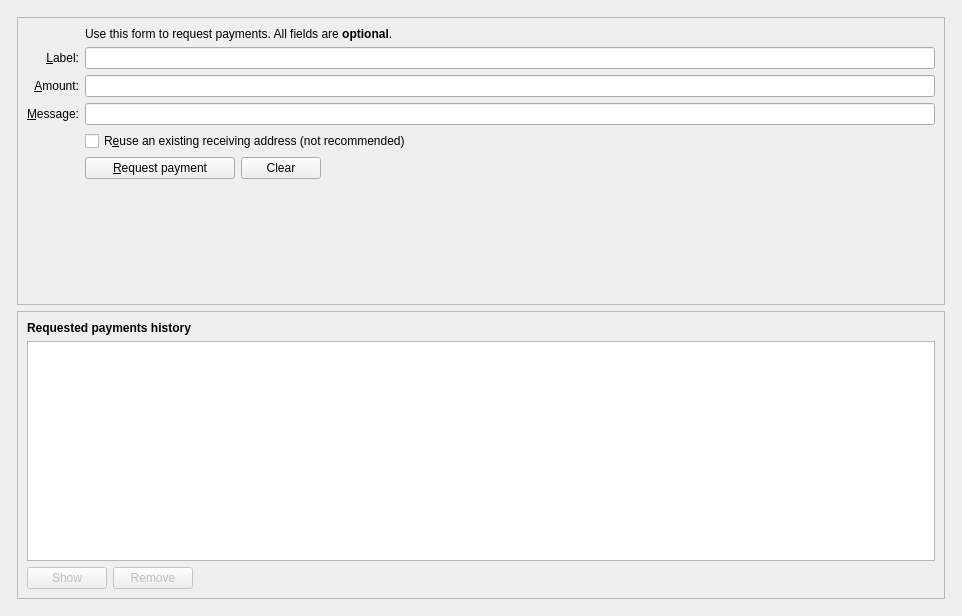
<?xml version="1.0" encoding="UTF-8"?>
<ui version="4.0">
 <class>ReceiveCoinsDialog</class>
 <widget class="QWidget" name="ReceiveCoinsDialog">
  <property name="geometry">
   <rect>
    <x>0</x>
    <y>0</y>
    <width>962</width>
    <height>616</height>
   </rect>
  </property>
  <layout class="QVBoxLayout" name="verticalLayout" stretch="0">
   <item>
    <layout class="QVBoxLayout" name="verticalLayout_Master" stretch="0,1">
     <property name="spacing">
      <number>0</number>
     </property>
     <item>
      <widget class="QFrame" name="frame_Header">
       <layout class="QVBoxLayout" name="verticalLayout_8">
        <property name="leftMargin">
         <number>0</number>
        </property>
        <property name="topMargin">
         <number>0</number>
        </property>
        <property name="rightMargin">
         <number>0</number>
        </property>
        <property name="bottomMargin">
         <number>0</number>
        </property>
        <item>
         <layout class="QHBoxLayout" name="horizontalLayout_Header" stretch=""/>
        </item>
       </layout>
      </widget>
     </item>
     <item>
      <widget class="QFrame" name="frame_BG">
       <layout class="QVBoxLayout" name="verticalLayout_5">
        <property name="leftMargin">
         <number>6</number>
        </property>
        <property name="topMargin">
         <number>6</number>
        </property>
        <property name="rightMargin">
         <number>6</number>
        </property>
        <property name="bottomMargin">
         <number>6</number>
        </property>
        <item>
         <widget class="QFrame" name="frame2">
          <property name="sizePolicy">
           <sizepolicy hsizetype="Preferred" vsizetype="Expanding">
            <horstretch>0</horstretch>
            <verstretch>0</verstretch>
           </sizepolicy>
          </property>
          <property name="frameShape">
           <enum>QFrame::StyledPanel</enum>
          </property>
          <property name="frameShadow">
           <enum>QFrame::Sunken</enum>
          </property>
          <layout class="QVBoxLayout" name="verticalLayout_3">
           <item>
            <layout class="QGridLayout" name="gridLayout">
             <item row="7" column="2">
              <widget class="QCheckBox" name="reuseAddress">
               <property name="toolTip">
                <string>Reuse one of the previously used receiving addresses.&lt;br&gt;Reusing addresses has security and privacy issues.&lt;br&gt;Do not use this unless re-generating a payment request made before.</string>
               </property>
               <property name="text">
                <string>R&amp;euse an existing receiving address (not recommended)</string>
               </property>
              </widget>
             </item>
             <item row="7" column="0">
              <widget class="QLabel" name="label_4">
               <property name="text">
                <string/>
               </property>
              </widget>
             </item>
             <item row="6" column="0">
              <widget class="QLabel" name="label_3">
               <property name="toolTip">
                <string>An optional message to attach to the payment request, which will be displayed when the request is opened. Note: The message will not be sent with the payment over the DUTCOIN network.</string>
               </property>
               <property name="text">
                <string>&amp;Message:</string>
               </property>
               <property name="alignment">
                <set>Qt::AlignRight|Qt::AlignTrailing|Qt::AlignVCenter</set>
               </property>
               <property name="buddy">
                <cstring>reqMessage</cstring>
               </property>
              </widget>
             </item>
             <item row="4" column="2">
              <widget class="QLineEdit" name="reqLabel">
               <property name="toolTip">
                <string>An optional label to associate with the new receiving address.</string>
               </property>
              </widget>
             </item>
             <item row="6" column="2">
              <widget class="QLineEdit" name="reqMessage">
               <property name="toolTip">
                <string>An optional message to attach to the payment request, which will be displayed when the request is opened.&lt;br&gt;Note: The message will not be sent with the payment over the DUTCOIN network.</string>
               </property>
              </widget>
             </item>
             <item row="2" column="2">
              <widget class="QLabel" name="label_5">
               <property name="text">
                <string>Use this form to request payments. All fields are &lt;b&gt;optional&lt;/b&gt;.</string>
               </property>
              </widget>
             </item>
             <item row="4" column="0">
              <widget class="QLabel" name="label_2">
               <property name="toolTip">
                <string>An optional label to associate with the new receiving address.</string>
               </property>
               <property name="text">
                <string>&amp;Label:</string>
               </property>
               <property name="alignment">
                <set>Qt::AlignRight|Qt::AlignTrailing|Qt::AlignVCenter</set>
               </property>
               <property name="buddy">
                <cstring>reqLabel</cstring>
               </property>
              </widget>
             </item>
             <item row="5" column="0">
              <widget class="QLabel" name="label">
               <property name="toolTip">
                <string>An optional amount to request. Leave this empty or zero to not request a specific amount.</string>
               </property>
               <property name="text">
                <string>&amp;Amount:</string>
               </property>
               <property name="alignment">
                <set>Qt::AlignRight|Qt::AlignTrailing|Qt::AlignVCenter</set>
               </property>
               <property name="buddy">
                <cstring>reqAmount</cstring>
               </property>
              </widget>
             </item>
             <item row="5" column="2">
              <widget class="BitcoinAmountField" name="reqAmount">
               <property name="minimumSize">
                <size>
                 <width>80</width>
                 <height>0</height>
                </size>
               </property>
               <property name="toolTip">
                <string>An optional amount to request. Leave this empty or zero to not request a specific amount.</string>
               </property>
              </widget>
             </item>
             <item row="8" column="0">
              <widget class="QLabel" name="label_7">
               <property name="text">
                <string/>
               </property>
              </widget>
             </item>
             <item row="8" column="2">
              <layout class="QHBoxLayout" name="horizontalLayout">
               <item>
                <widget class="QPushButton" name="receiveButton">
                 <property name="minimumSize">
                  <size>
                   <width>150</width>
                   <height>0</height>
                  </size>
                 </property>
                 <property name="text">
                  <string>&amp;Request payment</string>
                 </property>
                 <property name="icon">
                  <iconset resource="../dutcoin.qrc">
                   <normaloff>:/icons/receiving_addresses</normaloff>:/icons/receiving_addresses</iconset>
                 </property>
                </widget>
               </item>
               <item>
                <widget class="QPushButton" name="clearButton">
                 <property name="sizePolicy">
                  <sizepolicy hsizetype="Minimum" vsizetype="Fixed">
                   <horstretch>0</horstretch>
                   <verstretch>0</verstretch>
                  </sizepolicy>
                 </property>
                 <property name="toolTip">
                  <string>Clear all fields of the form.</string>
                 </property>
                 <property name="text">
                  <string>Clear</string>
                 </property>
                 <property name="icon">
                  <iconset resource="../dutcoin.qrc">
                   <normaloff>:/icons/remove</normaloff>:/icons/remove</iconset>
                 </property>
                 <property name="autoDefault">
                  <bool>false</bool>
                 </property>
                </widget>
               </item>
               <item>
                <spacer name="horizontalSpacer">
                 <property name="orientation">
                  <enum>Qt::Horizontal</enum>
                 </property>
                 <property name="sizeHint" stdset="0">
                  <size>
                   <width>40</width>
                   <height>20</height>
                  </size>
                 </property>
                </spacer>
               </item>
              </layout>
             </item>
             <item row="9" column="2">
              <spacer name="verticalSpacer">
               <property name="orientation">
                <enum>Qt::Vertical</enum>
               </property>
               <property name="sizeHint" stdset="0">
                <size>
                 <width>20</width>
                 <height>40</height>
                </size>
               </property>
              </spacer>
             </item>
            </layout>
           </item>
          </layout>
         </widget>
        </item>
        <item>
         <widget class="QFrame" name="frame">
          <property name="sizePolicy">
           <sizepolicy hsizetype="Preferred" vsizetype="Expanding">
            <horstretch>0</horstretch>
            <verstretch>0</verstretch>
           </sizepolicy>
          </property>
          <property name="frameShape">
           <enum>QFrame::StyledPanel</enum>
          </property>
          <property name="frameShadow">
           <enum>QFrame::Raised</enum>
          </property>
          <layout class="QVBoxLayout" name="verticalLayout_2">
           <item>
            <widget class="QLabel" name="label_6">
             <property name="font">
              <font>
               <weight>75</weight>
               <bold>true</bold>
              </font>
             </property>
             <property name="text">
              <string>Requested payments history</string>
             </property>
            </widget>
           </item>
           <item>
            <widget class="QTableView" name="recentRequestsView">
             <property name="palette">
              <palette>
               <active>
                <colorrole role="Text">
                 <brush brushstyle="SolidPattern">
                  <color alpha="255">
                   <red>51</red>
                   <green>51</green>
                   <blue>51</blue>
                  </color>
                 </brush>
                </colorrole>                
               </active>
               <inactive>
                <colorrole role="Text">
                 <brush brushstyle="SolidPattern">
                  <color alpha="255">
                   <red>51</red>
                   <green>51</green>
                   <blue>51</blue>
                  </color>
                 </brush>
                </colorrole>                
               </inactive>
               <disabled>
                <colorrole role="Text">
                 <brush brushstyle="SolidPattern">
                  <color alpha="255">
                   <red>85</red>
                   <green>85</green>
                   <blue>85</blue>
                  </color>
                 </brush>
                </colorrole>                
               </disabled>
              </palette>
             </property>
             <property name="contextMenuPolicy">
              <enum>Qt::CustomContextMenu</enum>
             </property>
             <property name="tabKeyNavigation">
              <bool>false</bool>
             </property>
             <property name="sortingEnabled">
              <bool>true</bool>
             </property>
            </widget>
           </item>
           <item>
            <layout class="QHBoxLayout" name="horizontalLayout_2">
             <item>
              <widget class="QPushButton" name="showRequestButton">
               <property name="enabled">
                <bool>false</bool>
               </property>
               <property name="toolTip">
                <string>Show the selected request (does the same as double clicking an entry)</string>
               </property>
               <property name="text">
                <string>Show</string>
               </property>
               <property name="icon">
                <iconset resource="../dutcoin.qrc">
                 <normaloff>:/icons/edit</normaloff>:/icons/edit</iconset>
               </property>
               <property name="autoDefault">
                <bool>false</bool>
               </property>
              </widget>
             </item>
             <item>
              <widget class="QPushButton" name="removeRequestButton">
               <property name="enabled">
                <bool>false</bool>
               </property>
               <property name="toolTip">
                <string>Remove the selected entries from the list</string>
               </property>
               <property name="text">
                <string>Remove</string>
               </property>
               <property name="icon">
                <iconset resource="../dutcoin.qrc">
                 <normaloff>:/icons/remove</normaloff>:/icons/remove</iconset>
               </property>
               <property name="autoDefault">
                <bool>false</bool>
               </property>
              </widget>
             </item>
             <item>
              <spacer name="horizontalSpacer_2">
               <property name="orientation">
                <enum>Qt::Horizontal</enum>
               </property>
               <property name="sizeHint" stdset="0">
                <size>
                 <width>40</width>
                 <height>20</height>
                </size>
               </property>
              </spacer>
             </item>
            </layout>
           </item>
          </layout>
         </widget>
        </item>
       </layout>
      </widget>
     </item>
    </layout>
   </item>
  </layout>
 </widget>
 <customwidgets>
  <customwidget>
   <class>BitcoinAmountField</class>
   <extends>QLineEdit</extends>
   <header>bitcoinamountfield.h</header>
   <container>1</container>
  </customwidget>
 </customwidgets>
 <tabstops>
  <tabstop>reqLabel</tabstop>
  <tabstop>reqAmount</tabstop>
  <tabstop>reqMessage</tabstop>
  <tabstop>reuseAddress</tabstop>
  <tabstop>receiveButton</tabstop>
  <tabstop>clearButton</tabstop>
  <tabstop>recentRequestsView</tabstop>
  <tabstop>showRequestButton</tabstop>
  <tabstop>removeRequestButton</tabstop>
 </tabstops>
 <resources>
  <include location="../dutcoin.qrc"/>
 </resources>
 <connections/>
</ui>
